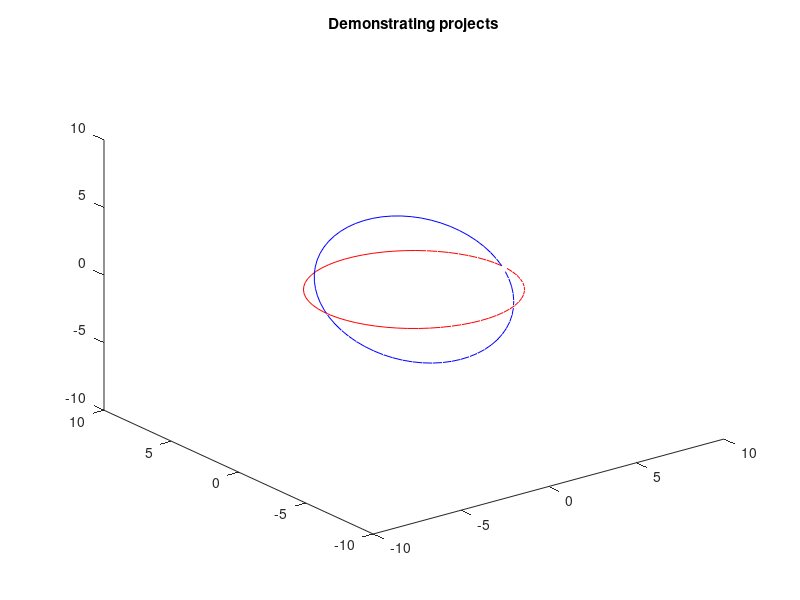

Write the MATLAB code that produced this figure.
%x=0:0.01:10
%y=x/100;

%plot(x,y);
%hold on;

%a=1/sqrt(2);
%M=[a a;-a a];

r=5;
theta = 45*pi/180;

x=-5:0.1:5
y=2.*x

x=r*cos(0:0.1:2*pi)
y=r*sin(0:0.1:2*pi)

z=linspace(0,0,length(x))

plot3(x,y,z,'r');
hold on;
xlim ([-10 10]);
ylim ([-10 10]);
zlim ([-10 10]);
title ('Demonstrating projects');

Rz=[cos(theta) -sin(theta) 0; sin(theta) cos(theta) 0; 0 0 1];
Rx=[1 0 0; 0 cos(theta) -sin(theta); 0 sin(theta) cos(theta)];
n_xyz = Rx*[x; y; z];

plot3(n_xyz(1,:),n_xyz(2,:),n_xyz(3,:),'b');




